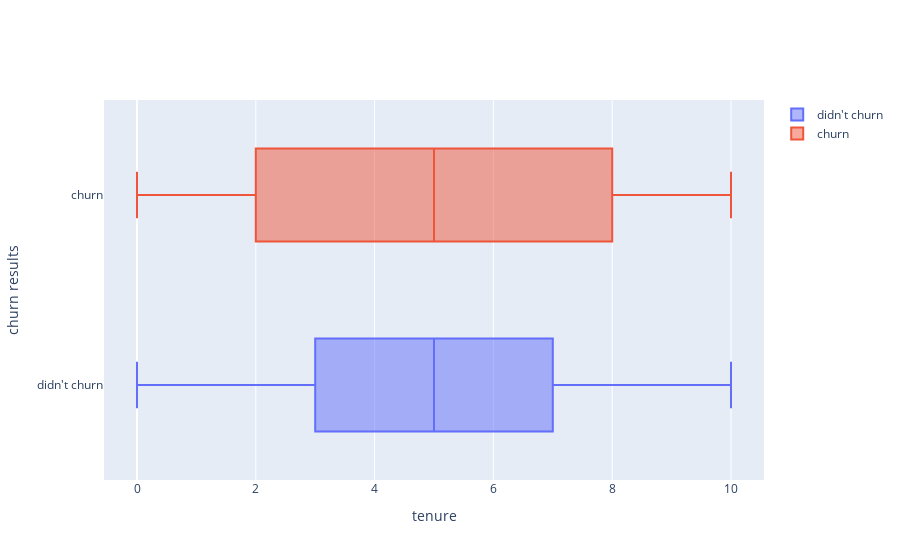

Source (notebook cell):
### Markdown cell above
3.1.3. Tenure
- Hypothesis

    There would be no difference in churn rate in the number of years of maintaining bank accounts.
    
- Results 
    1) There was no difference in churn rate in tenures

### Code cell
churn_0 = data[data['churn'] == 0]
churn_1 = data[data['churn'] == 1]

fig = go.Figure()
fig.add_trace(go.Box(x=churn_0['tenure'], name = "didn't churn"))
fig.add_trace(go.Box(x=churn_1['tenure'], name = "churn"))
fig.update_layout(xaxis_title="tenure", yaxis_title="churn results")

### Figure 1 — Plotly figure (JSON) as saved in the notebook; plotly's stock layout.template omitted (floating-point values rounded to 4 significant figures; data arrays with more than 128 entries replaced by an {"elided": "..."} marker saying what was removed)
{"data": [{"name": "didn't churn", "type": "box", "x": {"elided": "7963 int values"}}, {"name": "churn", "type": "box", "x": {"elided": "2037 int values"}}], "layout": {"xaxis": {"title": {"text": "tenure"}}, "yaxis": {"title": {"text": "churn results"}}}}
